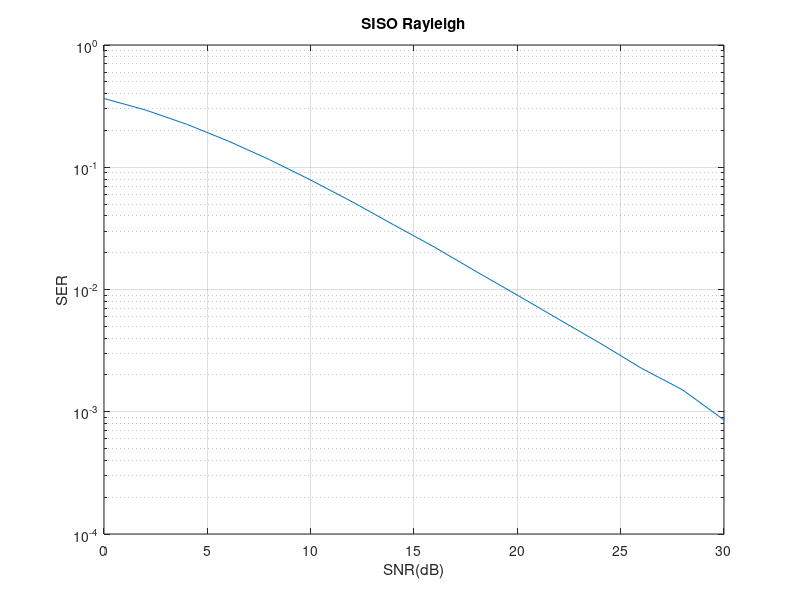

The MATLAB source for this figure:
close all; clear; clc

QPSK_vec=[1+1i 1-1i -1+1i -1-1i]/sqrt(2);
SNRdB=0:2:30;
SNR=10.^(SNRdB./10);

SER=zeros(size(SNRdB));
N=500000;

for k=1:length(SNRdB),
    rho=1./sqrt(SNR(k));
    % Signal Generation
    s=randsrc(N,1,QPSK_vec);
    h=(randn(N,1)+1i*randn(N,1))/sqrt(2);
    n=(randn(N,1)+1i*randn(N,1))/sqrt(2);
    y=h.*s+rho*n;
    
    % Signal Detection    
    s_hat=y./h;
    s_tilde=sign(real(s_hat))/sqrt(2)+1i*sign(imag(s_hat))/sqrt(2);
    
    NumOfErrors=sum(abs(s_tilde-s)>eps); 
    SER(k)=NumOfErrors/N; 
end;

semilogy(SNRdB,SER); grid; 
xlabel('SNR(dB)'); 
ylabel('SER'); 
title('SISO Rayleigh'); 